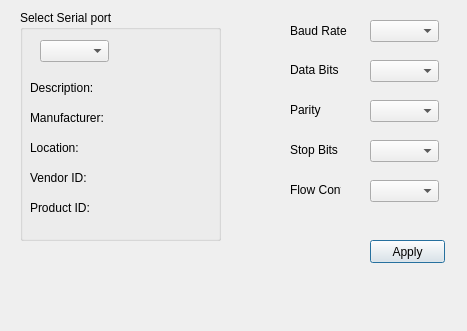
<?xml version="1.0" encoding="UTF-8"?>
<ui version="4.0">
 <class>SettingsDialog</class>
 <widget class="QDialog" name="SettingsDialog">
  <property name="geometry">
   <rect>
    <x>0</x>
    <y>0</y>
    <width>467</width>
    <height>331</height>
   </rect>
  </property>
  <property name="windowTitle">
   <string>Dialog</string>
  </property>
  <widget class="QComboBox" name="baudRateBox">
   <property name="geometry">
    <rect>
     <x>370</x>
     <y>20</y>
     <width>69</width>
     <height>22</height>
    </rect>
   </property>
  </widget>
  <widget class="QLabel" name="baudRateLabel">
   <property name="geometry">
    <rect>
     <x>290</x>
     <y>20</y>
     <width>71</width>
     <height>21</height>
    </rect>
   </property>
   <property name="text">
    <string>Baud Rate</string>
   </property>
  </widget>
  <widget class="QComboBox" name="dataBitsBox">
   <property name="geometry">
    <rect>
     <x>370</x>
     <y>60</y>
     <width>69</width>
     <height>22</height>
    </rect>
   </property>
  </widget>
  <widget class="QLabel" name="dataBitsLabel">
   <property name="geometry">
    <rect>
     <x>290</x>
     <y>60</y>
     <width>51</width>
     <height>20</height>
    </rect>
   </property>
   <property name="text">
    <string>Data Bits</string>
   </property>
  </widget>
  <widget class="QComboBox" name="parityBox">
   <property name="geometry">
    <rect>
     <x>370</x>
     <y>100</y>
     <width>69</width>
     <height>22</height>
    </rect>
   </property>
  </widget>
  <widget class="QComboBox" name="stopBitsBox">
   <property name="geometry">
    <rect>
     <x>370</x>
     <y>140</y>
     <width>69</width>
     <height>22</height>
    </rect>
   </property>
  </widget>
  <widget class="QComboBox" name="flowControlBox">
   <property name="geometry">
    <rect>
     <x>370</x>
     <y>180</y>
     <width>69</width>
     <height>22</height>
    </rect>
   </property>
  </widget>
  <widget class="QLabel" name="parityLabel">
   <property name="geometry">
    <rect>
     <x>290</x>
     <y>100</y>
     <width>51</width>
     <height>20</height>
    </rect>
   </property>
   <property name="text">
    <string>Parity</string>
   </property>
  </widget>
  <widget class="QLabel" name="stopBitsLabel">
   <property name="geometry">
    <rect>
     <x>290</x>
     <y>140</y>
     <width>51</width>
     <height>20</height>
    </rect>
   </property>
   <property name="text">
    <string>Stop Bits</string>
   </property>
  </widget>
  <widget class="QLabel" name="flowControlLabel">
   <property name="geometry">
    <rect>
     <x>290</x>
     <y>180</y>
     <width>51</width>
     <height>20</height>
    </rect>
   </property>
   <property name="text">
    <string>Flow Control</string>
   </property>
  </widget>
  <widget class="QGroupBox" name="groupBox">
   <property name="geometry">
    <rect>
     <x>20</x>
     <y>10</y>
     <width>201</width>
     <height>231</height>
    </rect>
   </property>
   <property name="title">
    <string>Select Serial port</string>
   </property>
   <widget class="QComboBox" name="serialPortInfoListBox">
    <property name="geometry">
     <rect>
      <x>20</x>
      <y>30</y>
      <width>69</width>
      <height>22</height>
     </rect>
    </property>
   </widget>
   <widget class="QLabel" name="descriptionLabel">
    <property name="geometry">
     <rect>
      <x>10</x>
      <y>70</y>
      <width>191</width>
      <height>16</height>
     </rect>
    </property>
    <property name="text">
     <string>Description:</string>
    </property>
   </widget>
   <widget class="QLabel" name="manufacturerLabel">
    <property name="geometry">
     <rect>
      <x>10</x>
      <y>100</y>
      <width>191</width>
      <height>16</height>
     </rect>
    </property>
    <property name="text">
     <string>Manufacturer:</string>
    </property>
   </widget>
   <widget class="QLabel" name="locationLabel">
    <property name="geometry">
     <rect>
      <x>10</x>
      <y>130</y>
      <width>191</width>
      <height>16</height>
     </rect>
    </property>
    <property name="text">
     <string>Location:</string>
    </property>
   </widget>
   <widget class="QLabel" name="vidLabel">
    <property name="geometry">
     <rect>
      <x>10</x>
      <y>160</y>
      <width>191</width>
      <height>16</height>
     </rect>
    </property>
    <property name="text">
     <string>Vendor ID:</string>
    </property>
   </widget>
   <widget class="QLabel" name="pidLabel">
    <property name="geometry">
     <rect>
      <x>10</x>
      <y>190</y>
      <width>191</width>
      <height>16</height>
     </rect>
    </property>
    <property name="text">
     <string>Product ID:</string>
    </property>
   </widget>
  </widget>
  <widget class="QPushButton" name="applyButton">
   <property name="geometry">
    <rect>
     <x>370</x>
     <y>240</y>
     <width>75</width>
     <height>23</height>
    </rect>
   </property>
   <property name="text">
    <string>Apply</string>
   </property>
  </widget>
 </widget>
 <resources/>
 <connections/>
</ui>
